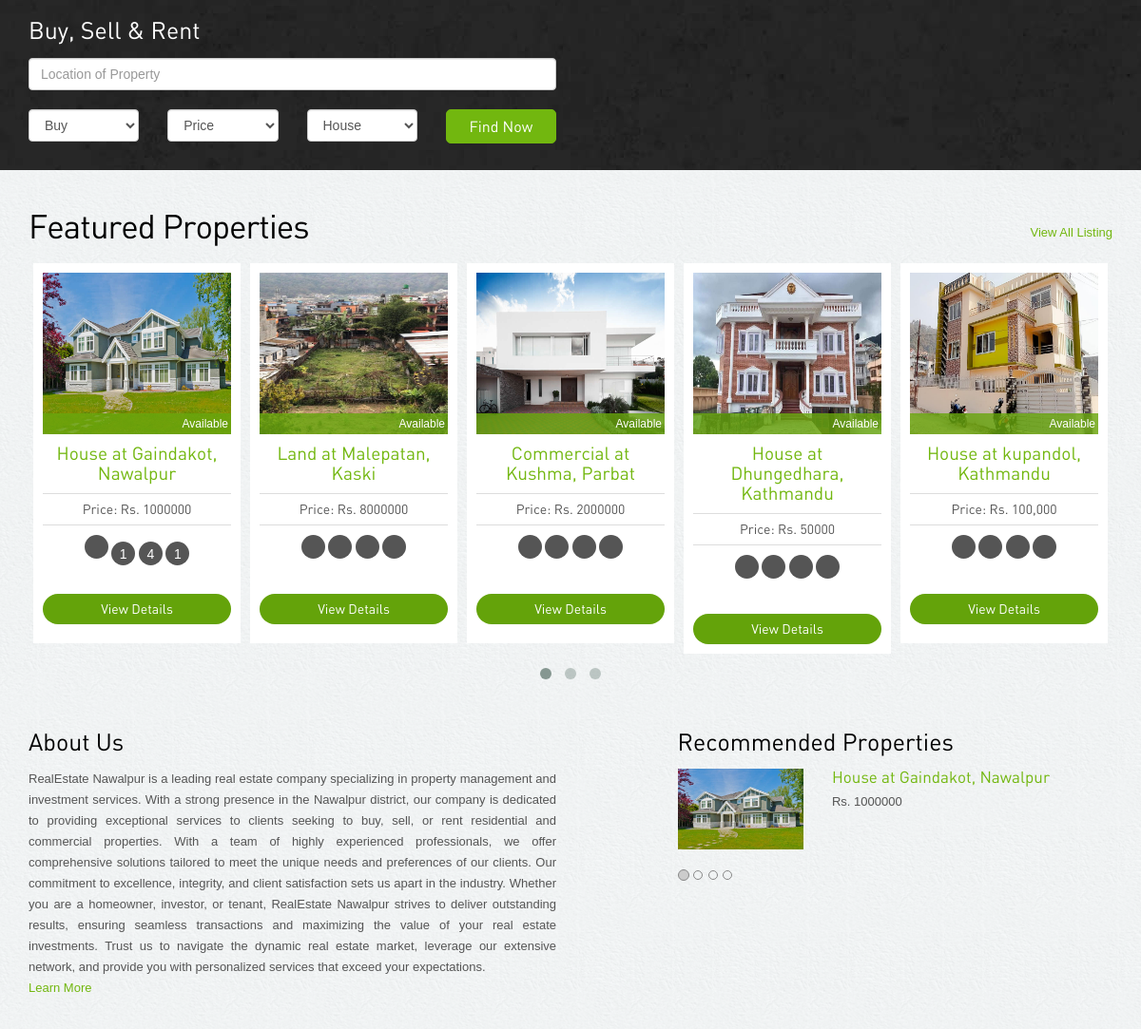
The page /home/ (signed in, middle part) on the database as committed earlier.
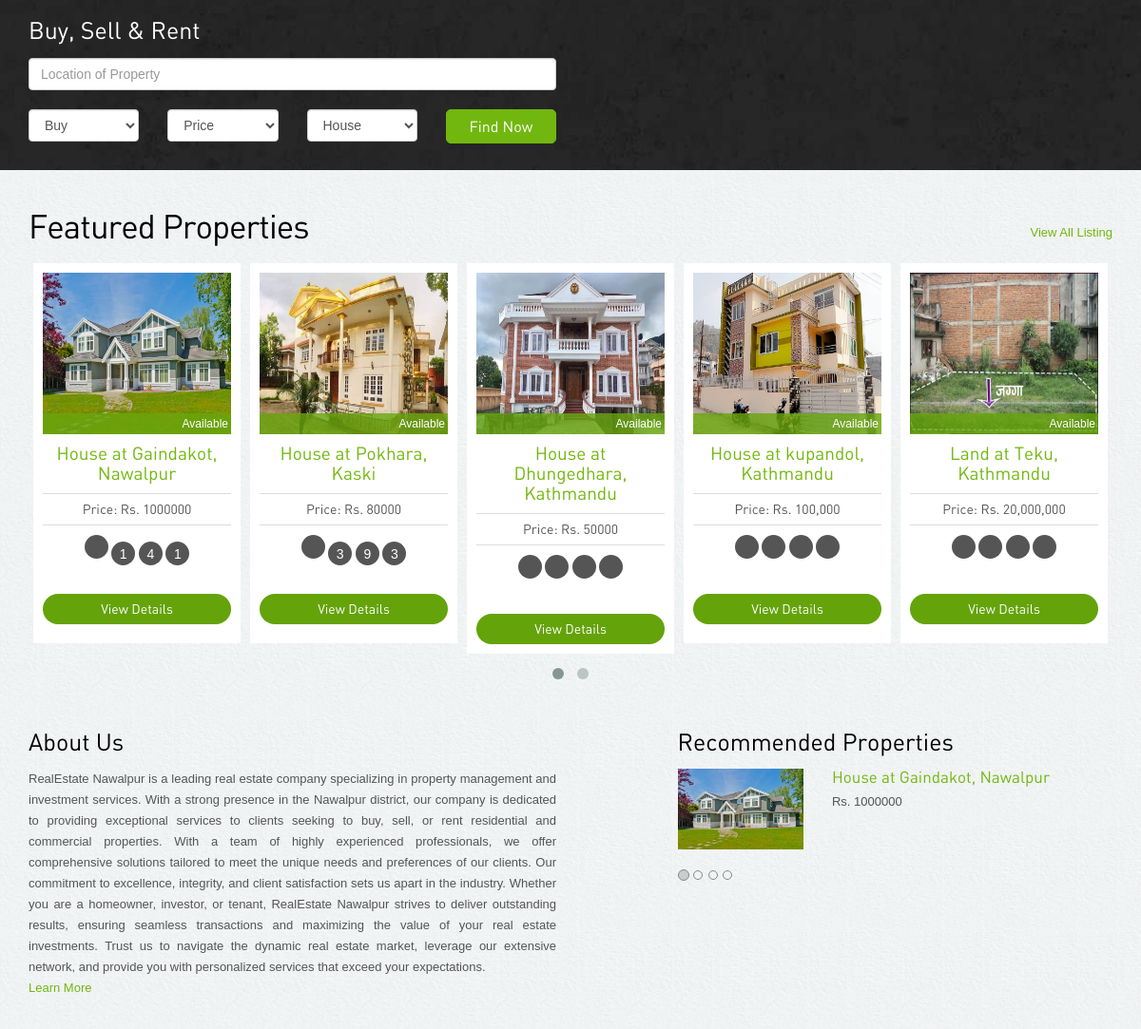
The same page on the database as committed later.
### app/models.py (models this page shows)
class Property(models.Model):
    STATUS_CHOICES = [
        ("Select", "Select"),
        ("Available", "Available"),
        ("Rented", "Rented"),
        ("Sold", "Sold"),
    ]
    TYPE_CHOICES = [
        ("House", "House"),
        ("Land", "Land"),
        ("Apartment", "Apartment"),
        ("Commercial", "Commercial"),
    ]
    FOR_CHOICES = [
        ("Buyer", "Buyer"),
        ("Renter", "Renter"),
    ]
    property_type = models.CharField(
        max_length=100, choices=TYPE_CHOICES, default="select"
    )
    property_for = models.CharField(
        max_length=20, choices=FOR_CHOICES, default="select"
    )
    flat_number = models.CharField(max_length=5, blank=True)
    bedrooms = models.CharField(max_length=5, blank=True)
    bathrooms = models.CharField(max_length=5, blank=True)
    living_rooms = models.CharField(max_length=5, blank=True)
    kitchens = models.CharField(max_length=5, blank=True)
    total_rooms = models.CharField(max_length=5, blank=True)
    parking = models.CharField(max_length=15, blank=True)
    built_year = models.CharField(max_length=5, blank=True)
    built_area = models.CharField(max_length=20, blank=True)
    road_size = models.CharField(max_length=20, blank=True)
    land_area = models.CharField(max_length=20, blank=True)
    type = models.CharField(max_length=20, blank=True)
    facing_direction = models.CharField(max_length=20, blank=True)
    price = models.CharField(max_length=20, blank=True)
    price_per_unit = models.CharField(max_length=15, blank=True)
    description = models.TextField(blank=True)
    province = models.CharField(max_length=15, blank=True)
    city = models.CharField(max_length=50)
    district = models.CharField(max_length=50, blank=True)
    zip_code = models.CharField(max_length=20)
    municipality = models.CharField(max_length=20, blank=True)
    ward_no = models.CharField(max_length=5, blank=True)
    tole = models.CharField(max_length=30, blank=True)
    status = models.CharField(max_length=20, choices=STATUS_CHOICES, default="")
    featured = models.BooleanField(default=False)
    image = models.ImageField(
        upload_to=image_validations,
        blank=False,
    )
    image_side = models.ImageField(
        upload_to=image_validations,
        blank=True,
    )
    image_extra = models.ImageField(
        upload_to=image_validations,
        blank=True,
    )
    image_extra2 = models.ImageField(
        upload_to=image_validations,
        blank=True,
    )
    def __str__(self):
        return f"{self.property_type} at {self.city}, {self.district}"

### account/views.py (the view)
# urls.py: path("home/", views.Homepage, name="home"),
@login_required(login_url=login)
def Homepage(request):
    featured = Property.objects.filter(featured=True)
    context = {"featured": featured, "user": request.user}
    return render(request, "home.html", context)

### templates/home.html (shortened to what this page needs)
{% extends 'index.html' %}
{% load static %}

### templates/index.html (shortened to what the changed rows need)
<!DOCTYPE html>
<html lang="en">
{% load static %}
<head>
  <link rel="stylesheet" href="{% static 'assets/bootstrap/css/bootstrap.css' %}" />
  <link rel="stylesheet" href="{% static 'assets/style.css' %}" />
  <link rel="stylesheet" href="{% static 'assets/owl-carousel/owl.carousel.css' %}">
  <link rel="stylesheet" href="{% static 'assets/owl-carousel/owl.theme.css' %}">
  <link rel="stylesheet" type="text/css" href="{% static 'assets/slitslider/css/style.css' %}" />
  <link rel="stylesheet" type="text/css" href="{% static 'assets/slitslider/css/custom.css' %}" />
</head>
<body>
  {% block content %}
  <div class="container">
    <div class="properties-listing spacer"> <a href="{% url 'buy' %}" class="pull-right viewall">View All
        Listing</a>
      <h2>Featured Properties</h2>
      <div id="owl-example" class="owl-carousel">
        {% if featured %}
        {% for property in featured %}
        <div class="properties">
          <div class="image-holder" class="img-responsive"><img src="{{ property.image.url }}" class="img-responsive"
              alt="properties" style="height:170px; width: 100%;">
            <div class="status sold">{{ property.status }}</div>
          </div>
          {% if property.property_for == 'Buyer' %}
          <h4><a href="{% url 'property-details' 'buy' property.pk %}">{{ property }}</a></h4>
          {% else %}
          <h4><a href="{% url 'property-details' 'rent' property.pk %}">{{ property }}</a></h4>
          {% endif %}
          <p class="price">Price: Rs. {{ property.price }}</p>
          <div class="listing-detail"><span data-toggle="tooltip" data-placement="bottom"
              data-original-title="Bed Room">
            </span> <span data-toggle="tooltip" data-placement="bottom" data-original-title="Living Room">
              {{ property.living_rooms }}
            </span> <span data-toggle="tooltip" data-placement="bottom" data-original-title="Parking">
              {{ property.bedrooms }}</span> <span data-toggle="tooltip" data-placement="bottom"
              data-original-title="Kitchen">
              {{ property.kitchens }}</span>
          </div>
          {% if property.property_for == 'Buyer' %}
          <a class="btn btn-primary" href="{% url 'property-details' 'buy' property.pk %}">View Details</a>
          {% else %}
          <a class="btn btn-primary" href="{% url 'property-details' 'rent' property.pk %}">View Details</a>
          {% endif %}
        </div>
        {% endfor %}
        {% endif %}
      </div>
    </div>
    <div class="spacer">
      <div class="row">
        <div class="col-lg-5 col-lg-offset-1 col-sm-3 recommended">
          <div id="myCarousel" class="carousel slide">
            <div class="carousel-inner">
              {% if featured %}
              <div class="item active">
                <div class="row">
                  <div class="col-lg-4"><img src="{{ featured.0.image.url }}" class="img-responsive" alt="properties"
                      style="height:140x; width: 100%;" />
                  </div>
                  <div class="col-lg-8">
                    <h5><a href="#">{{ featured.0 }}</a></h5>
                    <p class="price">Rs. {{ featured.0.price }}</p>
                  </div>
                </div>
              </div>
              {% endif %}
            </div>
          </div>
        </div>
      </div>
    </div>
  </div>
  {% endblock %}
</body>
</html>

Rows that differ between the two databases and show on the page:
removed Property: image (picture), status "Available", property_type+city+district "Land at Malepatan, Kaski", price "8000000", property_for "View Details"
removed Property: image (picture), status "Available", property_type+city+district "Commercial at Kushma, Parbat", price "2000000", property_for "View Details"
now on this page (row edited): Property: image (picture), status "Available", property_type+city+district "House at Pokhara, Kaski", price "80000", living_rooms "3", bedrooms "9", kitchens "3", property_for "View Details"
now on this page (row unchanged): Property: image (picture), status "Available", property_type+city+district "Land at Teku, Kathmandu", price "20,000,000", property_for "View Details"
